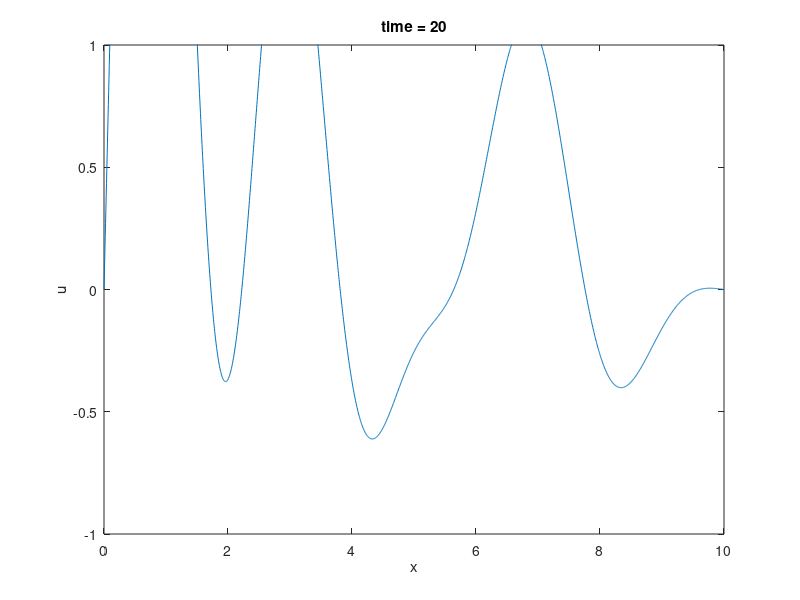

Here is the MATLAB script that generated this plot:
clear
c = 1; % set the wave speed
L = 10; % set the length of the domain
T = 20; % set the total time 
dt = 0.1; % set the time step
Nmodes = 10; % set the number of modes
Nspace = 2000; % set the number of spatial points
x = linspace(0,L,Nspace); % define a grid in space
A = rand(Nmodes,1) % define cosine mode amplitudes
%A(1) = 1
%A(4) = 0.5;
B = zeros(Nmodes,1) % define sine mode amplitudes
B(1) = 0;
for t = 0:dt:T % loop through time
    u = zeros(1,Nspace); % set the solution to zero
    for n = 1:Nmodes % loop through the modes
        u = u + sin(n*pi*x/L).*(A(n).*cos(n*pi*c*t/L) + B(n).*sin(n*pi*c*t/L)); % update the solution
    end
    plot(x,u) % plot the solution
    axis([0 L -1 1]) % set the axes
    xlabel('x')
    ylabel('u')
    title(['time = ', num2str(t)])
    drawnow % force the graphics 
    %pause
end